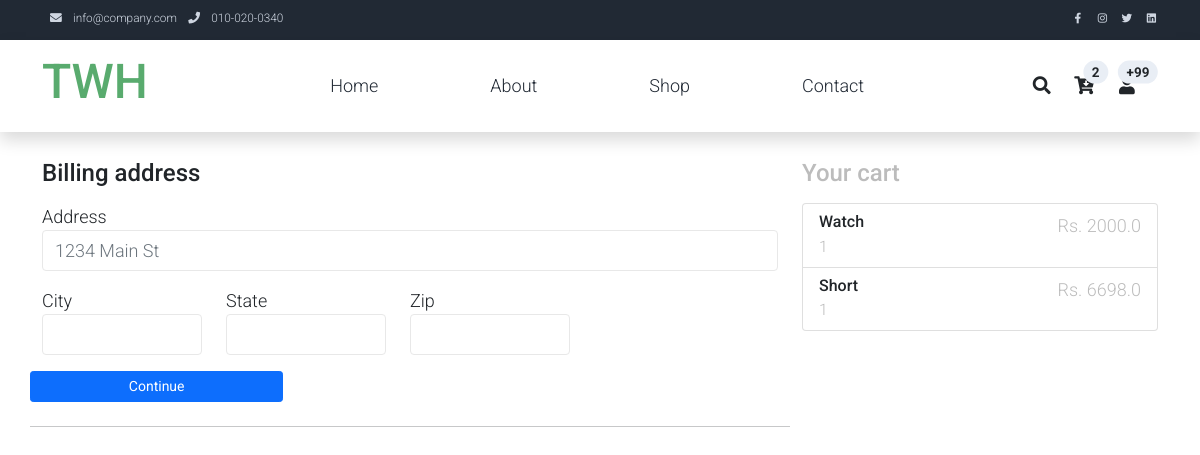
Screenshot of /checkout/ (signed in) with the database file from the repository.
### store/models.py (models this page shows, shortened)
class OrderItem(models.Model):
    product = models.ForeignKey(Product,on_delete=models.SET_NULL,null= True,blank = True)
    Order = models.ForeignKey(Order,on_delete=models.SET_NULL,null= True,blank = True)
    quantity = models.IntegerField()
    date = models.DateTimeField(auto_now_add=True)
    @property
    def get_total(self):
        total = self.product.price * self.quantity
        return total

class Product(models.Model):
    name = models.CharField(max_length=255)
    description = models.TextField(max_length=500,null=True)
    quantity = models.IntegerField()
    price = models.FloatField()
    image = models.ImageField(null=True,blank=True)
    isdigital = models.BooleanField(default=False,blank =False,null=True)

### store/views.py (the view)
# urls.py: path('checkout/',checkout,name='checkout'),
def checkout(request):
    data = cartData(request)
    return render(request,'checkout.html',data)

### store/models.py (called while the page is built)
    @property
    def get_items_quantity(self):
        orderitem = self.orderitem_set.all()
        total = sum([item.quantity for item in orderitem])
        return total

    @property
    def get_items_price(self):
        orderitem = self.orderitem_set.all()
        total = sum([item.get_total for item in orderitem])
        return total

### store/utils.py (called while the page is built)
def cartData(request):
    if request.user.is_authenticated:
            customer = request.user.customer
            order,created = Order.objects.get_or_create(customer = customer,complete = False)
            items = order.orderitem_set.all()
            context={'items':items,'order':order,"quant":order.get_items_quantity}
    else:
        cartData = CartCookie(request)
        items = cartData['items']
        cartitems = cartData['quant']
        order = cartData['order']
        context={'items':items,"quant": cartitems,'order':order}
    return context

### store/templates/checkout.html (shortened to what this page needs)
{% extends 'main.html' %}
{% block content%}<div class="container">
<br/>
    <div class="row">
        <div class="col-md-4 order-md-2 mb-4">
            <h4 class="d-flex justify-content-between align-items-center mb-3">
                <span class="text-muted">Your cart</span>
            </h4>
            <ul class="list-group mb-3 sticky-top">
                {% for item in items %}
                <li class="list-group-item d-flex justify-content-between lh-condensed">
                    <div>
                        <h6 class="my-0">{{item.product.name}}</h6>
                        <small class="text-muted">{{item.quantity}}</small>
                    </div>
                    <span class="text-muted">Rs. {{item.get_total}}</span>
                </li>
                {%endfor%}
            </ul>
        </div>
        <div class="col-md-8 order-md-1">
            <h4 class="mb-3">Billing address</h4>
            <form class="needs-validation " id="shipping" novalidate="">
                <div class="row">
                <div class="mb-3">
                    <label for="address">Address</label>
                    <input type="text" class="form-control" id="address" name="address" placeholder="1234 Main St" required="">
                </div>
                <div class="row">
                    <div class="col-md-3 mb-3">
                        <label for="zip">City</label>
                        <input type="text" class="form-control" id="city" name="city" placeholder="" required="">
                    </div>
                      <div class="col-md-3 mb-3">
                        <label for="state">State</label>
                        <input type="text" class="form-control" id="state" name="state" placeholder="" required="">
                    </div>
                    <div class="col-md-3 mb-3">
                        <label for="zip">Zip</label>
                        <input type="text" class="form-control" id="zip" name="zip" placeholder="" required="">
                    </div>
                </div>
            </form>
                <button id="formbtn" class="btn col-md-4 formbtn btn-primary btn-sm btn-block" type="submit">Continue</button>
                <hr class="mb-4 mt-4">
        </div>
    </div>
</div>
{% endblock content%}

### static/theme/assets/css/templatemo.css (style rules this page uses)
body, ul, li, p, a, label, input, div { font-family: 'Roboto', sans-serif; font-size: 18px !important; font-weight: 300 !important; }
.text-muted { color: #bcbcbc !important; }
.form-control { border: 1px solid #e8e8e8; }

### rows the page displays
OrderItem: product.name "Watch", quantity "1", get_total "2000.0"
OrderItem: product.name "Short", quantity "1", get_total "6698.0"

### other values shown
{{ quant }} "2"
